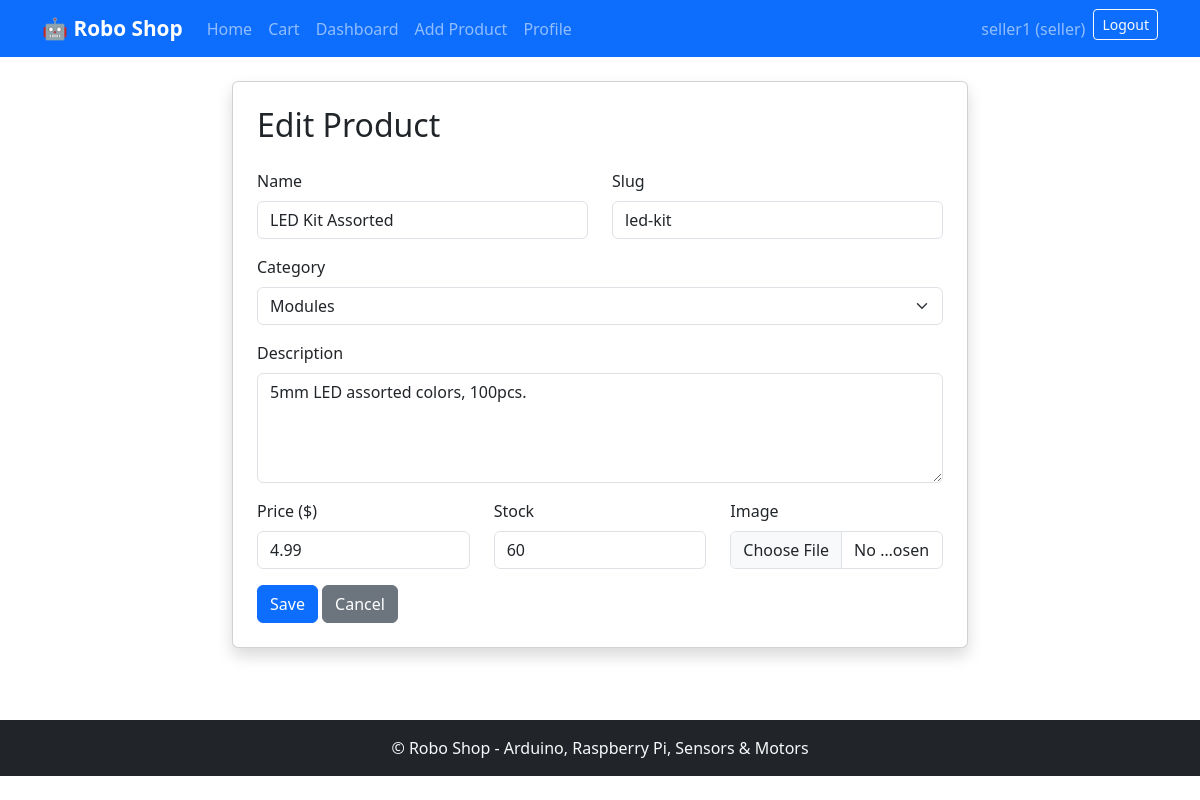
Page /product/led-kit/edit/ (signed in) on the committed database.
### accounts/models.py (models this page shows, shortened)
class User(AbstractUser):
    role = models.CharField(
        max_length=10,
        choices=Role.choices,
        default=Role.BUYER
    )
    phone = models.CharField(max_length=30, blank=True)
    address = models.CharField(max_length=255, blank=True)
    def is_seller_role(self):
        return self.role == Role.SELLER

### shop/models.py (models this page shows, shortened)
class Product(models.Model):
    category = models.ForeignKey(
        Category,
        on_delete=models.CASCADE,
        related_name="products"
    )
    name = models.CharField(max_length=200)
    slug = models.SlugField(unique=True)
    description = models.TextField()
    price = models.DecimalField(max_digits=10, decimal_places=2)
    stock = models.PositiveIntegerField(default=0)
    image = models.ImageField(upload_to="products/", blank=True, null=True)
    seller = models.ForeignKey(
        settings.AUTH_USER_MODEL,
        on_delete=models.CASCADE,
        related_name="products"
    )
    created_at = models.DateTimeField(auto_now_add=True)
    updated_at = models.DateTimeField(auto_now=True)
    class Meta:
        ordering = ["-created_at"]

### shop/views.py (the view)
# urls.py: path("product/<slug:slug>/edit/", views.product_edit_view, name="product_edit"),
@login_required
@seller_required
@require_http_methods(["GET", "POST"])
def product_edit_view(request, slug):
    product = get_object_or_404(Product, slug=slug)
    if product.seller != request.user and not request.user.is_admin_role():
        return redirect("shop:home")
    if request.method == "POST":
        form = ProductForm(request.POST, request.FILES, instance=product)
        if form.is_valid():
            form.save()
            return redirect("shop:product_detail", slug=product.slug)
    else:
        form = ProductForm(instance=product)
    return render(request, "shop/product_form.html", {"form": form, "title": "Edit Product"})

### shop/forms.py
class ProductForm(forms.ModelForm):
    class Meta:
        model = Product
        fields = ["name", "slug", "category", "description", "price", "stock", "image"]

### shop/context_processors.py (called while the page is built)
def cart_context(request):
    cart_items, _ = CartService.get_cart_items(request)
    cart_count = sum(i["quantity"] for i in cart_items)
    return {"cart_count": cart_count}

### shop/services.py (called while the page is built)
    @classmethod
    def get_cart(cls, request):
        cart = request.session.get(cls.CART_KEY, {})
        return dict(cart)

    @classmethod
    def get_cart_items(cls, request):
        from .models import Product
        cart = cls.get_cart(request)
        items = []
        total = Decimal("0")
        for pid, qty in cart.items():
            product = Product.objects.filter(id=pid).select_related("seller", "category").first()
            if product and ProductService.validate_stock(product, qty):
                subtotal = product.price * qty
                items.append({"product": product, "quantity": qty, "subtotal": subtotal})
                total += subtotal
        return items, total

### templates/shop/product_form.html (shortened to what this page needs)
{% extends "base.html" %}
{% block content %}
<div class="row justify-content-center">
    <div class="col-md-8">
        <div class="card shadow">
            <div class="card-body p-4">
                <h2 class="card-title mb-4">{{ title }}</h2>
                <form method="post" enctype="multipart/form-data">
                    <div class="row">
                        <div class="col-md-6 mb-3">
                            <label class="form-label">Name</label>
                            <input type="text" name="name" class="form-control" value="{{ form.name.value|default:'' }}" required>
                        </div>
                        <div class="col-md-6 mb-3">
                            <label class="form-label">Slug</label>
                            <input type="text" name="slug" class="form-control" value="{{ form.slug.value|default:'' }}" required>
                        </div>
                    </div>
                    <div class="mb-3">
                        <label class="form-label">Category</label>
                        <select name="category" class="form-select" required>
                            {% for c in form.category.field.queryset %}
                            <option value="{{ c.id }}" {% if form.category.value == c.id %}selected{% endif %}>{{ c.name }}</option>
                            {% endfor %}
                        </select>
                    </div>
                    <div class="mb-3">
                        <label class="form-label">Description</label>
                        <textarea name="description" class="form-control" rows="4" required>{{ form.description.value|default:'' }}</textarea>
                    </div>
                    <div class="row">
                        <div class="col-md-4 mb-3">
                            <label class="form-label">Price ($)</label>
                            <input type="number" name="price" class="form-control" step="0.01" value="{{ form.price.value|default:'' }}" required>
                        </div>
                        <div class="col-md-4 mb-3">
                            <label class="form-label">Stock</label>
                            <input type="number" name="stock" class="form-control" min="0" value="{{ form.stock.value|default:0 }}">
                        </div>
                        <div class="col-md-4 mb-3">
                            <label class="form-label">Image</label>
                            <input type="file" name="image" class="form-control" accept="image/*">
                        </div>
                    </div>
                    <button type="submit" class="btn btn-primary">Save</button>
                    <a href="{% url 'shop:home' %}" class="btn btn-secondary">Cancel</a>
                </form>
            </div>
        </div>
    </div>
</div>
{% endblock %}

### templates/base.html (shortened to what this page needs)
{% load static %}
<!DOCTYPE html>
<html lang="en">
<head>
    <link href="https://cdn.jsdelivr.net/npm/bootstrap@5.3.2/dist/css/bootstrap.min.css" rel="stylesheet">
    <link rel="stylesheet" href="{% static 'css/style.css' %}">
</head>
<body>
    <nav class="navbar navbar-expand-lg navbar-dark bg-primary">
        <div class="container">
            <a class="navbar-brand fw-bold" href="{% url 'shop:home' %}">🤖 Robo Shop</a>
            <div class="collapse navbar-collapse" id="nav">
                <ul class="navbar-nav me-auto">
                    <li class="nav-item"><a class="nav-link" href="{% url 'shop:home' %}">Home</a></li>
                    <li class="nav-item"><a class="nav-link" href="{% url 'shop:cart' %}">Cart {% if cart_count %}<span class="badge bg-danger">{{ cart_count }}</span>{% endif %}</a></li>
                    {% if user.is_authenticated %}
                        {% if user.is_seller_role or user.is_admin_role %}
                        <li class="nav-item"><a class="nav-link" href="{% url 'shop:seller_dashboard' %}">Dashboard</a></li>
                        <li class="nav-item"><a class="nav-link" href="{% url 'shop:product_create' %}">Add Product</a></li>
                        <li class="nav-item"><a class="nav-link" href="{% url 'accounts:seller_profile' %}">Profile</a></li>
                        {% endif %}
                    {% endif %}
                </ul>
                <ul class="navbar-nav">
                    {% if user.is_authenticated %}
                    <li class="nav-item"><span class="nav-link">{{ user.username }} ({{ user.role }})</span></li>
                    <li class="nav-item">
                        <form action="{% url 'accounts:logout' %}" method="post" class="d-inline">
                            <button type="submit" class="btn btn-outline-light btn-sm">Logout</button>
                        </form>
                    </li>
                    {% else %}
                    <li class="nav-item"><a class="nav-link" href="{% url 'accounts:login' %}">Login</a></li>
                    <li class="nav-item"><a class="nav-link" href="{% url 'accounts:register' %}">Register</a></li>
                    {% endif %}
                </ul>
            </div>
        </div>
    </nav>
    <main class="container py-4">
        {% block content %}{% endblock %}
    </main>
    <footer class="bg-dark text-light text-center py-3 mt-5">
        <p class="mb-0">&copy; Robo Shop - Arduino, Raspberry Pi, Sensors & Motors</p>
    </footer>
</body>
</html>

### static/css/style.css (style rules this page uses)
body { min-height: 100vh; }
.card { transition: transform 0.2s; }
.navbar-brand { font-size: 1.3rem; }

### rows in the picture
User: username "seller1", role "seller"
Product: name "LED Kit Assorted", slug "led-kit", description "5mm LED assorted colors, 100pcs.", price "4.99"

### other values in the picture
{{ title }} "Edit Product"
form field category "Modules"
